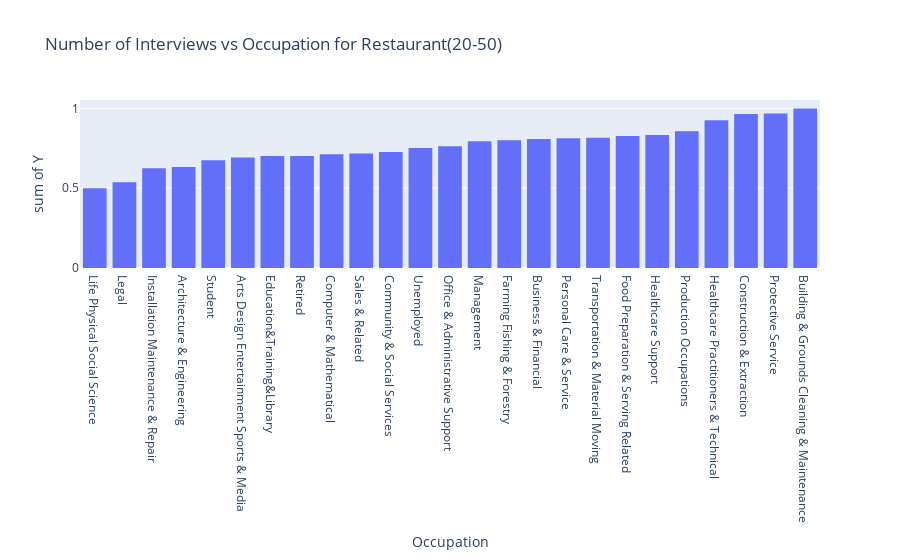

This figure's notebook cell:
### Code cell
# Create a histogram of number of interviews vs Occupation
px.histogram(occ_count_res_o_df.sort_values("Y"), x="occupation",y="Y",barmode='group',
             title="Number of Interviews vs Occupation for Restaurant(20-50)", labels={"occupation":"Occupation"})

### Figure 1 — Plotly figure (JSON) as saved in the notebook; plotly's stock layout.template omitted (floating-point values rounded to 4 significant figures)
{"data": [{"alignmentgroup": "True", "bingroup": "x", "histfunc": "sum", "hovertemplate": "Occupation=%{x}<br>sum of Y=%{y}<extra></extra>", "legendgroup": "", "marker": {"color": "#636efa", "pattern": {"shape": ""}}, "name": "", "offsetgroup": "", "orientation": "v", "showlegend": false, "type": "histogram", "x": ["Life Physical Social Science", "Legal", "Installation Maintenance & Repair", "Architecture & Engineering", "Student", "Arts Design Entertainment Sports & Media", "Education&Training&Library", "Retired", "Computer & Mathematical", "Sales & Related", "Community & Social Services", "Unemployed", "Office & Administrative Support", "Management", "Farming Fishing & Forestry", "Business & Financial", "Personal Care & Service", "Transportation & Material Moving", "Food Preparation & Serving Related", "Healthcare Support", "Production Occupations", "Healthcare Practitioners & Technical", "Construction & Extraction", "Protective Service", "Building & Grounds Cleaning & Maintenance"], "xaxis": "x", "y": [0.5, 0.5366, 0.625, 0.6333, 0.6746, 0.6931, 0.7012, 0.7024, 0.7126, 0.7172, 0.7273, 0.7522, 0.7627, 0.7941, 0.8, 0.8081, 0.8125, 0.8158, 0.8276, 0.8333, 0.8571, 0.925, 0.9643, 0.9677, 1], "yaxis": "y"}], "layout": {"barmode": "group", "legend": {"tracegroupgap": 0}, "title": {"text": "Number of Interviews vs Occupation for Restaurant(20-50)"}, "xaxis": {"anchor": "y", "domain": [0, 1], "title": {"text": "Occupation"}}, "yaxis": {"anchor": "x", "domain": [0, 1], "title": {"text": "sum of Y"}}}}
